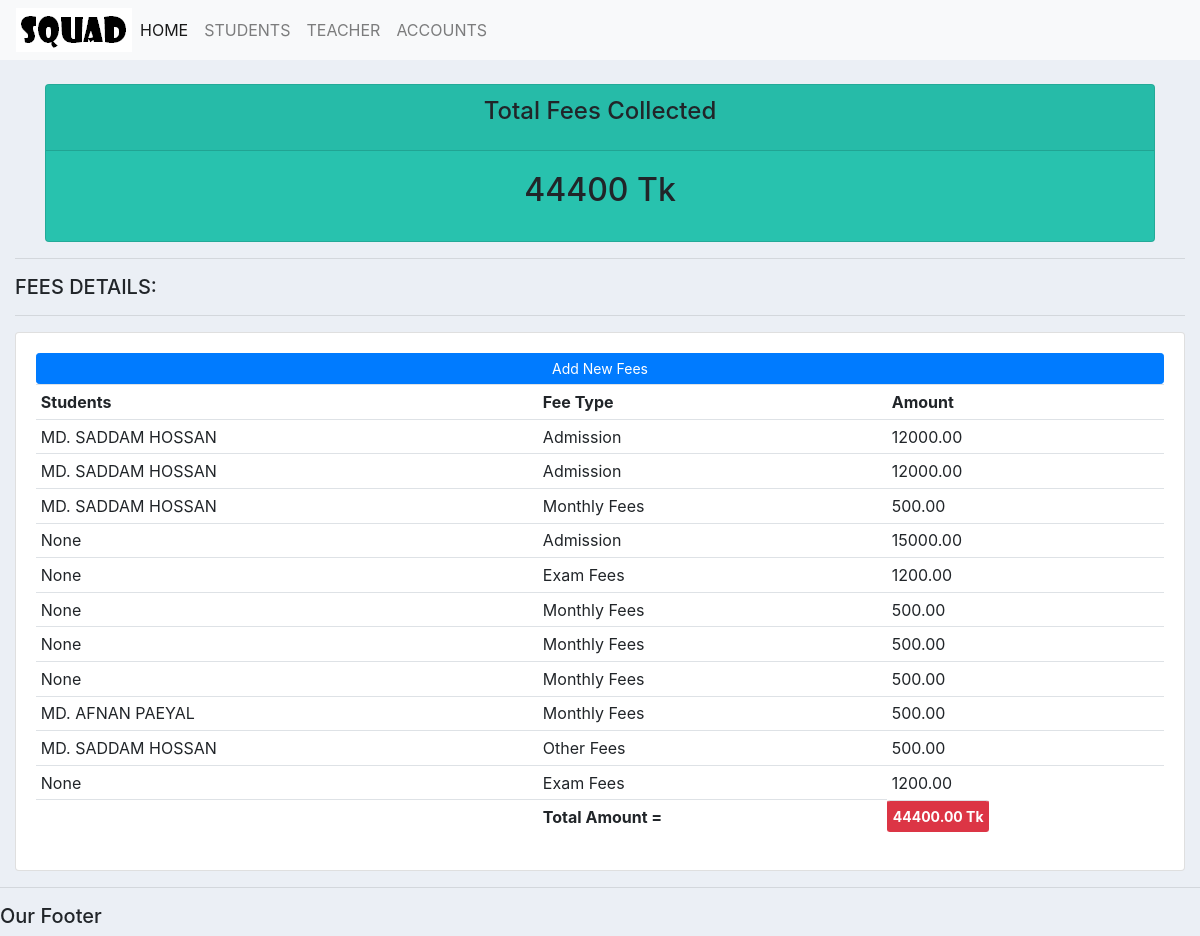
Screenshot of /accounts/ with the database file from the repository.
### SM/models.py (models this page shows, shortened)
class Fees(models.Model):
    category = (
        ('Admission', 'Admission'),
        ('Monthly Fees', 'Monthly Fees'),
        ('Exam Fees', 'Exam Fees'),
        ('Other Fees', 'Other Fees'),
    )
    student = models.ForeignKey(Student, null=True, on_delete=models.SET_NULL)
    date_of_essue = models.DateTimeField(auto_now_add=True, null=True)
    fee_type = models.CharField(max_length=200, null=True, choices=category)
    amount = models.DecimalField(max_digits=10, decimal_places=2, null=True)

class Student(models.Model):
    name = models.CharField(max_length=200, null=True)
    phone = models.CharField(max_length=200, null=True)
    date_admitted = models.DateTimeField(auto_now_add=True, null=True)
    class_admitted = models.CharField(max_length=200, null=True)
    def __str__(self):
        return self.name

### SM/views.py (the view)
# urls.py: path('accounts/', views.Account, name='accounts'),
def Account(request):
    accounts = Fees.objects.all()
    total_fees = list(Fees.objects.aggregate(
        Sum('amount')).values())[0]
    context = {'accounts': accounts, 'total_fees': total_fees}
    return render(request, 'sm/accounts.html', context)

### SM/templates/sm/accounts.html
{% extends 'sm/main.html' %}
{% block content %}
<br>
<div class="col">
    <div class="col-md">
        <div class="card text-center text-black  mb-3" id="total-fees">
            <div class="card-header">
                <h4 class="card-title">Total Fees Collected</h4>
            </div>
            <div class="card-body">
                <h2 class="card-title">{{total_fees}} Tk</h2>
            </div>
        </div>
    </div>
</div>
<hr>
<div class="row">
    <div class="col-md">
        <h5>FEES DETAILS:</h5>
        <hr>
        <div class="card card-body">
            <a class="btn btn-primary  btn-sm btn-block" href="{% url 'add_fees' %}">Add New Fees</a>
            <table class="table table-sm">
                <tr>
                    <th>Students</th>
                    <th>Fee Type</th>
                    <th>Amount</th>
                </tr>
                {% for i in accounts %}
                <tr>
                    <td>{{i.student}}</td>
                    <td>{{i.fee_type}}</td>
                    <td>{{i.amount}}</td>
                </tr>
                {% endfor %}
                <tr>
                    <td></td>
                    <td><b>Total Amount = </b></td>
                    <td class="btn btn-sm btn-danger">
                        <strong>{{total_fees}}.00 Tk</strong>
                    </td>
                </tr>
            </table>
        </div>
    </div>
</div>
</div>
{% endblock %}

### SM/templates/sm/main.html (shortened to what this page needs)
{% load static %}
<!DOCTYPE html>
<html>
<head>
    <link rel="stylesheet" href="https://cdn.jsdelivr.net/npm/bootstrap@4.4.1/dist/css/bootstrap.min.css"
>
    <link rel="stylesheet" type="text/css" href="{% static '/css/main.css' %}">
</head>
<body>
    {% include 'sm/nevbar.html' %}
    <div class="container-fluid">
        {% block content %}
        {% endblock %}
    <hr>
    <h5>
        Our Footer
    </h5>
</body>
</html>

### SM/templates/sm/nevbar.html (shortened to what this page needs)
{% load static %}
<nav class="navbar navbar-expand-lg navbar-light bg-light">
    <img src="{% static 'images/logo.png' %}">
    <div class="collapse navbar-collapse" id="navbarNav">
        <ul class="navbar-nav">
            <li class="nav-item active">
                <a class="nav-link" href="{% url 'home' %}">HOME <span class="sr-only">(current)</span></a>
            </li>
            <li class="nav-item">
                <a class="nav-link" href="{% url 'students' %}">STUDENTS</a>
            </li>
            <li class="nav-item">
                <a class="nav-link" href="{% url 'teachers' %}">TEACHER</a>
            </li>
            <li class="nav-item">
                <a class="nav-link " href="{% url 'accounts' %}">ACCOUNTS</a>
            </li>
        </ul>
    </div>
</nav>

### static/css/main.css (style rules this page uses)
body { background-color: #ebeff5; }
#total-fees { background-color: #28c2ae; }

### SM/templates/sm/main.html (style rules this page uses)
#total-fees { background-color: #28c2ae; }

### rows the page displays
Fees: student "MD. SADDAM HOSSAN", fee_type "Admission", amount "12000.00"
Fees: student "MD. SADDAM HOSSAN", fee_type "Admission", amount "12000.00"
Fees: student "MD. SADDAM HOSSAN", fee_type "Monthly Fees", amount "500.00"
Fees: student "None", fee_type "Admission", amount "15000.00"
Fees: student "None", fee_type "Exam Fees", amount "1200.00"
Fees: student "None", fee_type "Monthly Fees", amount "500.00"
Fees: student "None", fee_type "Monthly Fees", amount "500.00"
Fees: student "None", fee_type "Monthly Fees", amount "500.00"
Fees: student "MD. AFNAN PAEYAL", fee_type "Monthly Fees", amount "500.00"
Fees: student "MD. SADDAM HOSSAN", fee_type "Other Fees", amount "500.00"
Fees: student "None", fee_type "Exam Fees", amount "1200.00"

### other values shown
{{ total_fees }} "44400"
